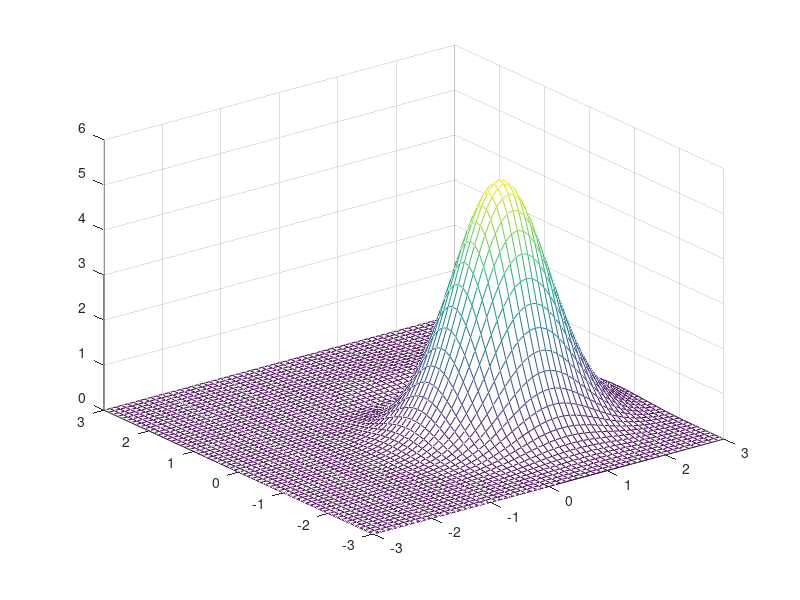

Here is the MATLAB script that generated this plot:
function preview_input ()

x = -3:0.1:3;
y = -3:0.1:3;

[n m] = size(x);

for i=1:m
    for j=1:m
        z(i,j) = 3*((1-x(i))^2)*exp(-x(i)^2-(y(j)-1)^2);
    end
end

mesh (x,y,z);

end